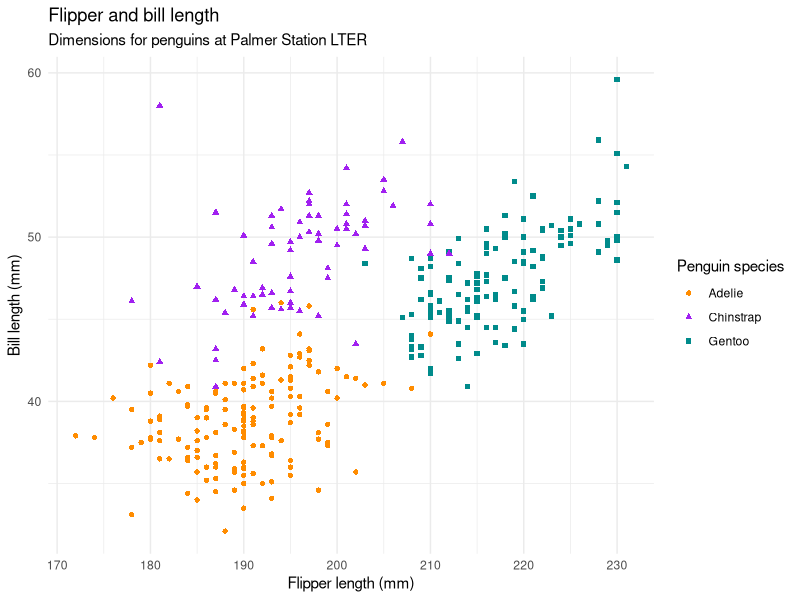
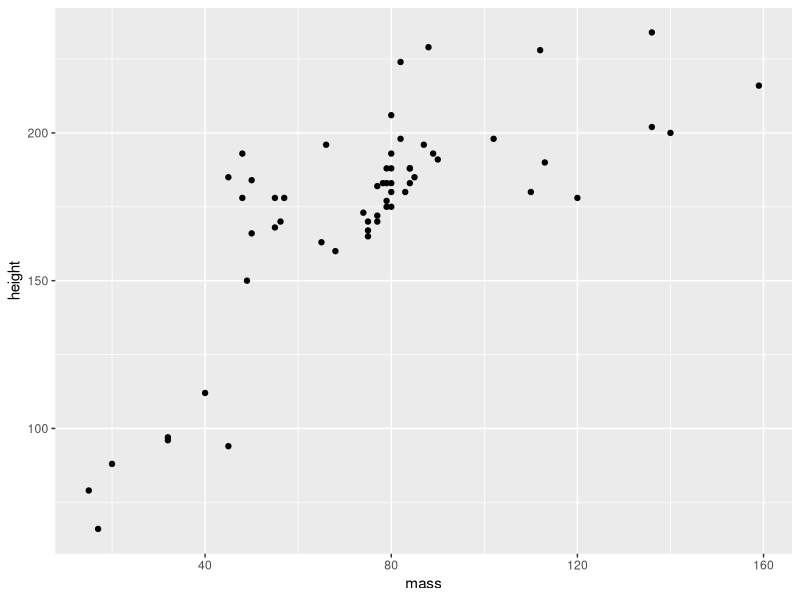

Source code (R) for these figures, in order:
## ---- chunk 1
#Label - include all your packages here
library(tidyverse)
library(palmerpenguins)
## ---- chunk 2
#| label: plot-penguins
#| warning: false
#| echo: false

ggplot(penguins, 
       aes(x = flipper_length_mm, y = bill_length_mm)) +
  geom_point(aes(color = species, shape = species)) +
  scale_color_manual(values = c("darkorange","purple","cyan4")) +
  labs(
    title = "Flipper and bill length",
    subtitle = "Dimensions for penguins at Palmer Station LTER",
    x = "Flipper length (mm)", y = "Bill length (mm)",
    color = "Penguin species", shape = "Penguin species"
  ) +
  theme_minimal()
## ---- chunk 3

## ---- chunk 4
summary(cars)
## ---- chunk 5
Smaller_StarWars <- starwars |>
  filter(starwars$mass < 250)
Smaller_StarWars
## ---- chunk 6
ggplot(data = Smaller_StarWars) +
  geom_point(mapping = aes(x = mass, 
                           y = height))
